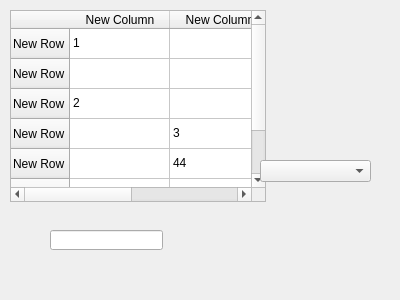
<?xml version="1.0" encoding="UTF-8"?>
<ui version="4.0">
 <class>Form</class>
 <widget class="QWidget" name="Form">
  <property name="geometry">
   <rect>
    <x>0</x>
    <y>0</y>
    <width>400</width>
    <height>300</height>
   </rect>
  </property>
  <property name="windowTitle">
   <string>Form</string>
  </property>
  <widget class="QTableWidget" name="tableWidget">
   <property name="geometry">
    <rect>
     <x>10</x>
     <y>10</y>
     <width>256</width>
     <height>192</height>
    </rect>
   </property>
   <row>
    <property name="text">
     <string>New Row</string>
    </property>
   </row>
   <row>
    <property name="text">
     <string>New Row</string>
    </property>
   </row>
   <row>
    <property name="text">
     <string>New Row</string>
    </property>
   </row>
   <row>
    <property name="text">
     <string>New Row</string>
    </property>
   </row>
   <row>
    <property name="text">
     <string>New Row</string>
    </property>
   </row>
   <row>
    <property name="text">
     <string>New Row</string>
    </property>
   </row>
   <row>
    <property name="text">
     <string>New Row</string>
    </property>
   </row>
   <column>
    <property name="text">
     <string>New Column</string>
    </property>
   </column>
   <column>
    <property name="text">
     <string>New Column</string>
    </property>
   </column>
   <item row="0" column="0">
    <property name="text">
     <string>1</string>
    </property>
   </item>
   <item row="2" column="0">
    <property name="text">
     <string>2</string>
    </property>
   </item>
   <item row="3" column="1">
    <property name="text">
     <string>3</string>
    </property>
   </item>
   <item row="4" column="1">
    <property name="text">
     <string>44</string>
    </property>
   </item>
   <item row="5" column="1">
    <property name="text">
     <string>44</string>
    </property>
   </item>
  </widget>
  <widget class="QLineEdit" name="lineEdit">
   <property name="geometry">
    <rect>
     <x>50</x>
     <y>230</y>
     <width>113</width>
     <height>20</height>
    </rect>
   </property>
  </widget>
  <widget class="QComboBox" name="comboBox">
   <property name="geometry">
    <rect>
     <x>260</x>
     <y>160</y>
     <width>111</width>
     <height>22</height>
    </rect>
   </property>
  </widget>
 </widget>
 <resources/>
 <connections>
  <connection>
   <sender>comboBox</sender>
   <signal>currentIndexChanged(QString)</signal>
   <receiver>Form</receiver>
   <slot>test()</slot>
   <hints>
    <hint type="sourcelabel">
     <x>313</x>
     <y>170</y>
    </hint>
    <hint type="destinationlabel">
     <x>313</x>
     <y>214</y>
    </hint>
   </hints>
  </connection>
  <connection>
   <sender>comboBox</sender>
   <signal>currentIndexChanged(int)</signal>
   <receiver>Form</receiver>
   <slot>test()</slot>
   <hints>
    <hint type="sourcelabel">
     <x>346</x>
     <y>171</y>
    </hint>
    <hint type="destinationlabel">
     <x>355</x>
     <y>216</y>
    </hint>
   </hints>
  </connection>
 </connections>
 <slots>
  <slot>test()</slot>
 </slots>
</ui>
